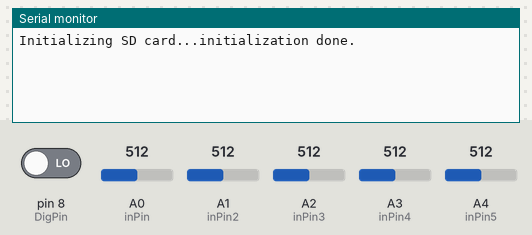
The sketch below on a simulated Arduino Uno, built with avr-gcc and run on an emulated ATmega328P. Parts: the last lines printed to the serial monitor. The test bench sets the inputs (shaded band); at power-on: A0 (inPin) = 512, A1 (inPin2) = 512, A2 (inPin3) = 512, A3 (inPin4) = 512, A4 (inPin5) = 512, pin 8 (DigPin) LOW. Storage starts empty.

Above: at 1.8 s.
1.9 s: A0 (inPin) set to 716
At 6.2 s:
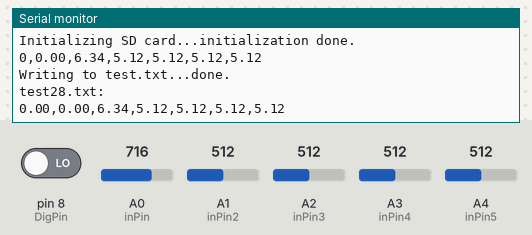
6.5 s: A1 (inPin2) set to 716
8.0 s: A2 (inPin3) set to 716
9.5 s: A3 (inPin4) set to 716
At 10.8 s:
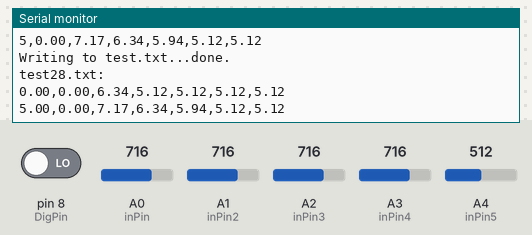
11.0 s: A4 (inPin5) set to 716
12.5 s: pin 8 (DigPin) driven HIGH
At 16.1 s:
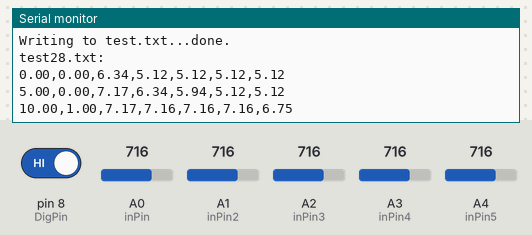
Timing chart, 0 to 17.6 s (numbered marks = the images above; inputs shaded):
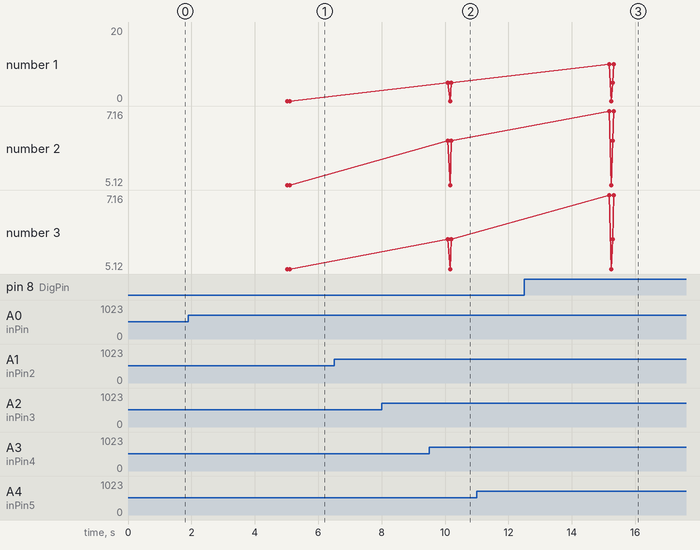

The sketch:

SENSORREADER.ino
```cpp
float inPin = 0;// pushbutton connected to digital pin
float inPin2 = 1;
float inPin3 = 2;
float inPin4 = 3;
float inPin5 = 4;
float DigPin = 8;
float val = 0;       // variable to store the read value
float val2 = 0;
float val3 = 0;
float val4 = 0;
float val5 = 0;
float val6 = 0;
unsigned long time;
float mySensVals[7] ;
#include <SPI.h>
#include <SD.h>

File myFile;
void setup()
{
Serial.begin(9600);
  pinMode(inPin, INPUT);        // sets the digital pin 7 as input
  pinMode(DigPin, INPUT);
  pinMode(inPin2, INPUT);
  pinMode(inPin3, INPUT);
  pinMode(inPin4, INPUT);
  pinMode(inPin5, INPUT);
  while (!Serial) {
    ; // wait for serial port to connect. Needed for native USB port only
  }

  Serial.print("Initializing SD card...");

  if (!SD.begin(4)) {
    Serial.println("initialization failed!");
    while (1);
  }
  Serial.println("initialization done.");

  // open the file. note that only one file can be open at a time,
  // so you have to close this one before opening another.

}


void loop()
{
  val = 0;
  val3 = 0;
  val4 = 0;
  val5 = 0;
  val6 = 0;
  time = millis();
  for(int i = 0; i<5; i++)
  {
   val2 += analogRead(inPin);
   val3 += analogRead(inPin2);
   val4 += analogRead(inPin3);
   val5 += analogRead(inPin4);
   val6 += analogRead(inPin5);
   delay(1000);
  }
  val2 = val2/500;
  val3 = val3/500;
  val4 = val4/500;
  val5 = val5/500;
  val6 = val6/500;
  val = digitalRead(DigPin);

  Serial.print(time/1000);
  Serial.print(',');
  Serial.print(val);
  Serial.print(',');
  Serial.print(val2);
  Serial.print(',');
  Serial.print(val3);
  Serial.print(',');
  Serial.print(val4);
  Serial.print(',');
  Serial.print(val5);
  Serial.print(',');
  Serial.print(val6);
  Serial.print('\n');
  mySensVals[0] = {time/1000};
  mySensVals[1] = {val};
  mySensVals[2] = {val2};
  mySensVals[3] = {val3};
  mySensVals[4] = {val4};
  mySensVals[5] = {val5};
  mySensVals[6] = {val6};

  myFile = SD.open("test28.txt", FILE_WRITE);

  // if the file opened okay, write to it:
  if (myFile) {
    Serial.print("Writing to test.txt...");
    myFile.print(mySensVals[0]);
    myFile.print(',');
    myFile.print(mySensVals[1]);
    myFile.print(',');
    myFile.print(mySensVals[2]);
    myFile.print(',');
    myFile.print(mySensVals[3]);
    myFile.print(',');
    myFile.print(mySensVals[4]);
    myFile.print(',');
    myFile.print(mySensVals[5]);
    myFile.print(',');
    myFile.println(mySensVals[6]);
    // close the file:
    myFile.close();
    Serial.println("done.");
  } else {
    // if the file didn't open, print an error:
    Serial.println("error opening test.txt");
  }

  // re-open the file for reading:
  myFile = SD.open("test28.txt");
  if (myFile) {
    Serial.println("test28.txt:");

    // read from the file until there's nothing else in it:
    while (myFile.available()) {
      Serial.write(myFile.read());
    }
    // close the file:
    myFile.close();
  } else {
    // if the file didn't open, print an error:
    Serial.println("error opening test.txt");
  }

}
```

Measured:
- after the input at 1.9 s, the serial monitor: prints a new line after 3.1 s (image 1)
- after the input at 12.5 s, the serial monitor: prints a new line after 2.7 s (image 3)
